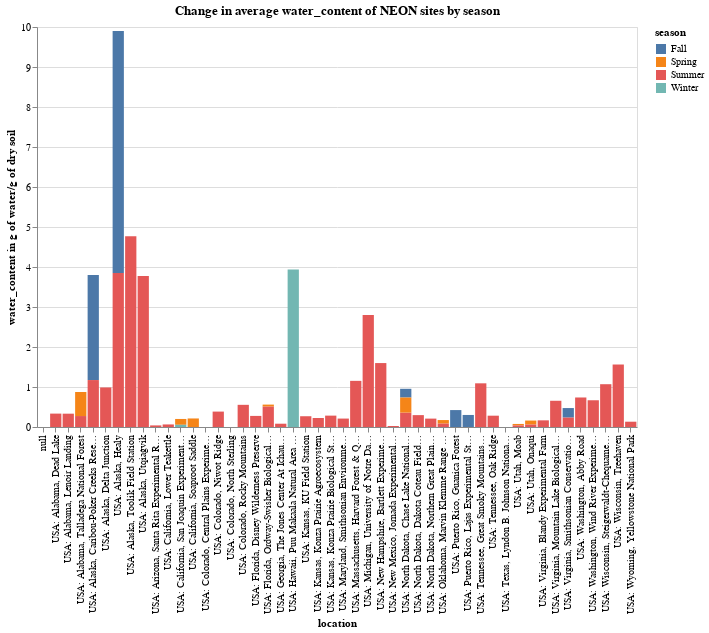

Notebook code for this chart:
### Markdown cell above
### Bar chart of the average water_content of each site and the season

To look at how the water_content of each NEON site changes with the seasons, we can add a column to the data frame for the month and create a function that adds a column for the season based on the number of the month. Finally, using the altair library we can aggregate the water_content for each location using the mean.

### Code cell
# How does the average water_content change with the seasons per site?
df["collection_date"] = pd.to_datetime(df["collection_date"])

df["month"] = df["collection_date"].dt.month

def get_season(month):
    if month in [12, 1, 2]:
        return "Winter"
    elif month in [3, 4, 5]:
        return "Spring"
    elif month in [6, 7, 8]:
        return "Summer"
    else:
        return "Fall"

df["season"] = df["month"].apply(get_season)

bar = Chart(df).mark_bar().encode(x="location", y=alt.Y('mean(water_content)', title=f"water_content in {water_content_units}"),color="season")
chart = bar.properties(width=600, height=400, title=f'Change in average water_content of NEON sites by season')
chart

### Figure 1 — Vega-Lite specification as saved in the notebook (floating-point values rounded to 4 significant figures; data arrays with more than 128 entries replaced by an {"elided": "..."} marker saying what was removed)
{"config": {"view": {"continuousWidth": 300, "continuousHeight": 300}}, "data": {"name": "data-81faf90b8acff5404ba0ed5f1fc5cbc9"}, "mark": {"type": "bar"}, "encoding": {"color": {"field": "season", "type": "nominal"}, "x": {"field": "location", "type": "nominal"}, "y": {"aggregate": "mean", "field": "water_content", "title": "water_content in g of water/g of dry soil", "type": "quantitative"}}, "height": 400, "title": "Change in average water_content of NEON sites by season", "width": 600, "$schema": "https://vega.github.io/schema/vega-lite/v5.15.1.json", "datasets": {"data-81faf90b8acff5404ba0ed5f1fc5cbc9": {"elided": "4475 records"}}}
